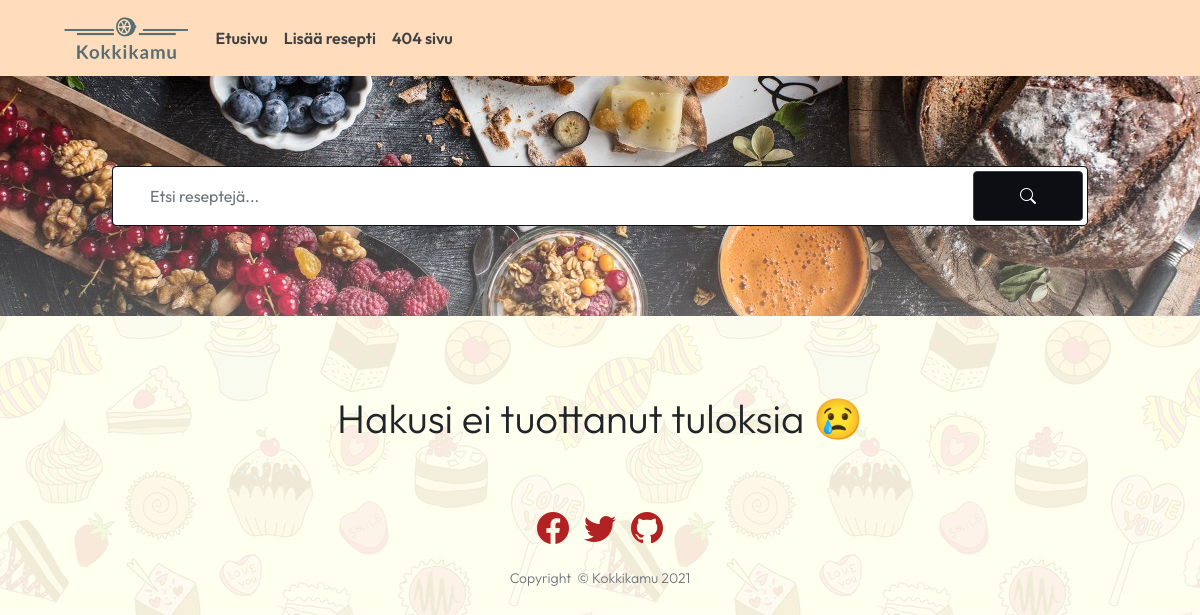
Before: /search_category/3/ with the older database file.
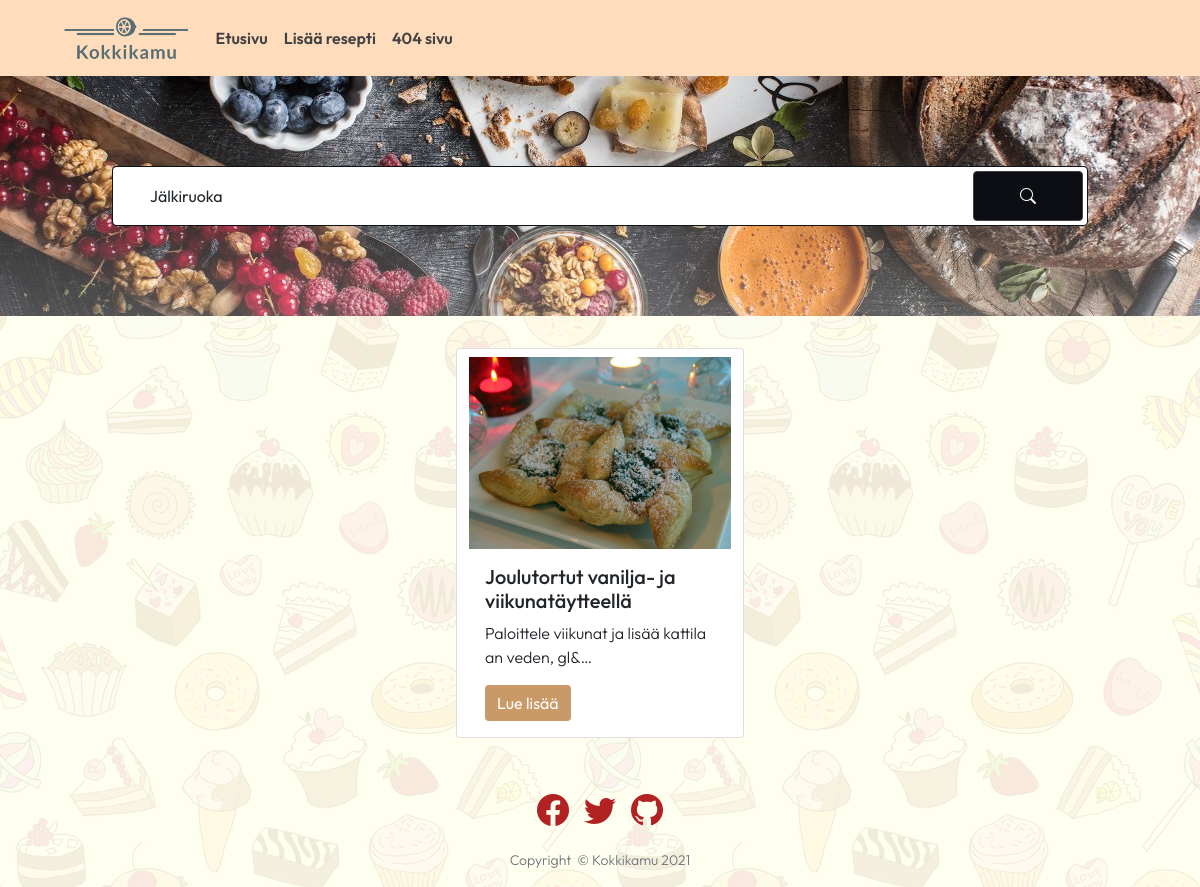
After: the same page with the newer database file.
### resepti_app/models.py (models this page shows)
class Recipe(models.Model):
    headline = models.CharField(max_length=300)
    body_text = RichTextField(blank=True, null=True)
    image = models.ImageField(upload_to='images/')
    categoryFK = models.ForeignKey(Category, on_delete=models.CASCADE, blank=True, null=True) #SET_DEFAULT , to_field='name'
    basic_ingredient = models.ManyToManyField(Basic_ingredient, related_name='recipes', blank=True) # recipe_set
    def __str__(self):
        return f"ReseptiList: {self.id} | {self.headline}"

class Category(models.Model):
    cat_name = models.CharField(max_length=200)
    def __str__(self):
        return self.cat_name

### resepti_app/views.py (the view)
# urls.py: path('search_category/<int:cat_id>/', views.search_category, name = 'search_category'),
def search_category(request, cat_id):
    if request.method == 'GET':
        recipes = Recipe.objects.filter(categoryFK=cat_id)
        print('items', recipes)
        url_ex = "^/search_category/\d+/$"
        m = re.match(url_ex, request.path)
        print('match ', m)
        url = False
        if m:
            url = True
    context = {
        'recipes': recipes,
        'url': url,
    }
    return render(request, 'resepti_app/index.html', context)

### resepti_app/templates/resepti_app/index.html (shortened to what this page needs)
{% extends "resepti_app/base.html" %}
{% load static %}
{% block content %}
{% include 'resepti_app/search.html' %}
<div class="content_warp_recipe">
    <div class="card_warp row mt-4 mb-4">
        {% if recipes %}
        {% for el in recipes %}
            <div class="card mx-2 my-2">
                <a href="{% url 'resepti' el.id %}">
                    <img src="{{el.image.url}}" class="card-img-top pt-2" alt="{{el.image}}">
                </a>
                <div class="card-body">
                    <h5 class="card-title">{{el.headline}}</h5>
                    <p class="card-text">{{el.body_text|truncatechars:63|striptags|safe}}</p>
                    <a href="{% url 'resepti' el.id %}" class="btn btn-primary btn_bgcolor">Lue lisää</a>
                </div>
            </div>
        {% endfor %}
        {% else %}
        <div class="mt-5" style="text-align: center;">
            <p style="font-size: 2.5em">Hakusi ei tuottanut tuloksia &#128546;</p>
        </div>
        {% endif %}
    </div>
</div>
{% endblock %}

### resepti_app/templates/resepti_app/search.html (shortened to what this page needs)
<div class="container">
    <div class="row height d-flex justify-content-center align-items-center">
        <div class="col">
            <div class="search">
                <form action="{% url 'search' %}" method="get">
                <input name="search_form" type="text" class="form-control" placeholder="Etsi reseptejä..."
                    value="{% if url %}{% for el in recipes %}{% if forloop.first %}{{el.categoryFK}}{% endif %}{% endfor %}{% endif %}">
                    <button class="btn btn-primary">
                        <i class="bi bi-search"></i>
                    </button>
                </form>
            </div>
        </div>
    </div>
</div>

Changed rows visible on the page:
added Recipe: search_form "Jälkiruoka", image (picture), headline "Joulutortut vanilja- ja viikunatäytteellä", body_text "Paloittele viikunat ja lisää kattilaan veden, gl&…"
Other visible differences:
text no longer shown: "Hakusi ei tuottanut tuloksia 😢"
